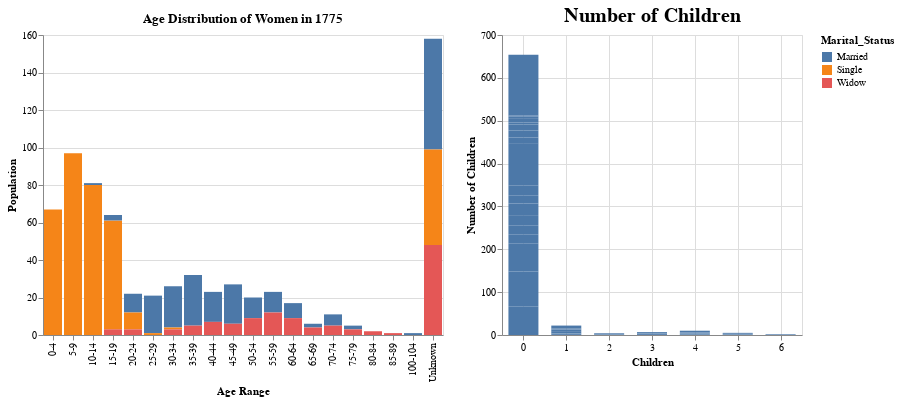

The code cell stored with this chart in its notebook:
### Code cell
# create number of children bar chart



barChar_2 = alt.Chart(grouped_2).mark_bar(size=30).encode(
    x = alt.X("Children:Q"),
    y = alt.Y("Count:Q", title="Number of Children"),
    tooltip=["Children", "Count"]
).properties(
    title=alt.TitleParams(text="Number of Children", fontSize=20)
).transform_filter(brush)

barChar | barChar_2

### Figure 1 — Vega-Lite specification as saved in the notebook (floating-point values rounded to 4 significant figures)
{"config": {"view": {"continuousWidth": 300, "continuousHeight": 300}}, "hconcat": [{"data": {"name": "data-e0e28c99537e1660b59276809a69f0e3"}, "mark": {"type": "bar"}, "encoding": {"color": {"field": "Marital_Status", "type": "nominal"}, "tooltip": [{"field": "Marital_Status", "type": "nominal"}, {"field": "Count", "type": "quantitative"}], "x": {"field": "Age Range", "sort": ["0-4", "5-9", "10-14", "15-19", "20-24", "25-29", "30-34", "35-39", "40-44", "45-49", "50-54", "55-59", "60-64", "65-69", "70-74", "75-79", "80-84", "85-89", "100-104", "Unknown"], "type": "nominal"}, "y": {"aggregate": "sum", "field": "Count", "title": "Population", "type": "quantitative"}}, "name": "view_1", "title": "Age Distribution of Women in 1775"}, {"data": {"name": "data-b10be8c1080152fb7f23bc471a8067ae"}, "mark": {"type": "bar", "size": 30}, "encoding": {"tooltip": [{"field": "Children", "type": "quantitative"}, {"field": "Count", "type": "quantitative"}], "x": {"field": "Children", "type": "quantitative"}, "y": {"field": "Count", "title": "Number of Children", "type": "quantitative"}}, "title": {"text": "Number of Children", "fontSize": 20}, "transform": [{"filter": {"param": "param_1"}}]}], "params": [{"name": "param_1", "select": {"type": "interval"}, "views": ["view_1"]}], "$schema": "https://vega.github.io/schema/vega-lite/v5.8.0.json", "datasets": {"data-e0e28c99537e1660b59276809a69f0e3": [{"Age Range": "0-4", "Marital_Status": "Single", "Count": 67}, {"Age Range": "10-14", "Marital_Status": "Married", "Count": 1}, {"Age Range": "10-14", "Marital_Status": "Single", "Count": 80}, {"Age Range": "100-104", "Marital_Status": "Married", "Count": 1}, {"Age Range": "15-19", "Marital_Status": "Married", "Count": 3}, {"Age Range": "15-19", "Marital_Status": "Single", "Count": 58}, {"Age Range": "15-19", "Marital_Status": "Widow", "Count": 3}, {"Age Range": "20-24", "Marital_Status": "Married", "Count": 10}, {"Age Range": "20-24", "Marital_Status": "Single", "Count": 9}, {"Age Range": "20-24", "Marital_Status": "Widow", "Count": 3}, {"Age Range": "25-29", "Marital_Status": "Married", "Count": 20}, {"Age Range": "25-29", "Marital_Status": "Single", "Count": 1}, {"Age Range": "30-34", "Marital_Status": "Married", "Count": 22}, {"Age Range": "30-34", "Marital_Status": "Single", "Count": 1}, {"Age Range": "30-34", "Marital_Status": "Widow", "Count": 3}, {"Age Range": "35-39", "Marital_Status": "Married", "Count": 27}, {"Age Range": "35-39", "Marital_Status": "Widow", "Count": 5}, {"Age Range": "40-44", "Marital_Status": "Married", "Count": 16}, {"Age Range": "40-44", "Marital_Status": "Widow", "Count": 7}, {"Age Range": "45-49", "Marital_Status": "Married", "Count": 21}, {"Age Range": "45-49", "Marital_Status": "Widow", "Count": 6}, {"Age Range": "5-9", "Marital_Status": "Single", "Count": 97}, {"Age Range": "50-54", "Marital_Status": "Married", "Count": 11}, {"Age Range": "50-54", "Marital_Status": "Widow", "Count": 9}, {"Age Range": "55-59", "Marital_Status": "Married", "Count": 11}, {"Age Range": "55-59", "Marital_Status": "Widow", "Count": 12}, {"Age Range": "60-64", "Marital_Status": "Married", "Count": 8}, {"Age Range": "60-64", "Marital_Status": "Widow", "Count": 9}, {"Age Range": "65-69", "Marital_Status": "Married", "Count": 2}, {"Age Range": "65-69", "Marital_Status": "Widow", "Count": 4}, {"Age Range": "70-74", "Marital_Status": "Married", "Count": 6}, {"Age Range": "70-74", "Marital_Status": "Widow", "Count": 5}, {"Age Range": "75-79", "Marital_Status": "Married", "Count": 2}, {"Age Range": "75-79", "Marital_Status": "Widow", "Count": 3}, {"Age Range": "80-84", "Marital_Status": "Widow", "Count": 2}, {"Age Range": "85-89", "Marital_Status": "Widow", "Count": 1}, {"Age Range": "Unknown", "Marital_Status": "Married", "Count": 59}, {"Age Range": "Unknown", "Marital_Status": "Single", "Count": 51}, {"Age Range": "Unknown", "Marital_Status": "Widow", "Count": 48}], "data-b10be8c1080152fb7f23bc471a8067ae": [{"Age Range": "0-4", "Children": 0, "Count": 67}, {"Age Range": "10-14", "Children": 0, "Count": 81}, {"Age Range": "100-104", "Children": 0, "Count": 1}, {"Age Range": "15-19", "Children": 0, "Count": 64}, {"Age Range": "20-24", "Children": 0, "Count": 21}, {"Age Range": "20-24", "Children": 4, "Count": 1}, {"Age Range": "25-29", "Children": 0, "Count": 21}, {"Age Range": "30-34", "Children": 0, "Count": 23}, {"Age Range": "30-34", "Children": 2, "Count": 1}, {"Age Range": "30-34", "Children": 3, "Count": 2}, {"Age Range": "35-39", "Children": 0, "Count": 29}, {"Age Range": "35-39", "Children": 4, "Count": 2}, {"Age Range": "35-39", "Children": 5, "Count": 1}, {"Age Range": "40-44", "Children": 0, "Count": 18}, {"Age Range": "40-44", "Children": 1, "Count": 2}, {"Age Range": "40-44", "Children": 4, "Count": 1}, {"Age Range": "40-44", "Children": 5, "Count": 1}, {"Age Range": "40-44", "Children": 6, "Count": 1}, {"Age Range": "45-49", "Children": 0, "Count": 24}, {"Age Range": "45-49", "Children": 1, "Count": 1}, {"Age Range": "45-49", "Children": 3, "Count": 1}, {"Age Range": "45-49", "Children": 4, "Count": 1}, {"Age Range": "5-9", "Children": 0, "Count": 97}, {"Age Range": "50-54", "Children": 0, "Count": 15}, {"Age Range": "50-54", "Children": 1, "Count": 1}, {"Age Range": "50-54", "Children": 2, "Count": 1}, {"Age Range": "50-54", "Children": 3, "Count": 1}, {"Age Range": "50-54", "Children": 4, "Count": 1}, {"Age Range": "50-54", "Children": 5, "Count": 1}, {"Age Range": "55-59", "Children": 0, "Count": 16}, {"Age Range": "55-59", "Children": 1, "Count": 5}, {"Age Range": "55-59", "Children": 3, "Count": 1}, {"Age Range": "55-59", "Children": 4, "Count": 1}, {"Age Range": "60-64", "Children": 0, "Count": 14}, {"Age Range": "60-64", "Children": 1, "Count": 3}, {"Age Range": "65-69", "Children": 0, "Count": 5}, {"Age Range": "65-69", "Children": 1, "Count": 1}, {"Age Range": "70-74", "Children": 0, "Count": 10}, {"Age Range": "70-74", "Children": 1, "Count": 1}, {"Age Range": "75-79", "Children": 0, "Count": 4}, {"Age Range": "75-79", "Children": 1, "Count": 1}, {"Age Range": "80-84", "Children": 0, "Count": 2}, {"Age Range": "85-89", "Children": 0, "Count": 1}, {"Age Range": "Unknown", "Children": 0, "Count": 141}, {"Age Range": "Unknown", "Children": 1, "Count": 7}, {"Age Range": "Unknown", "Children": 2, "Count": 2}, {"Age Range": "Unknown", "Children": 3, "Count": 2}, {"Age Range": "Unknown", "Children": 4, "Count": 3}, {"Age Range": "Unknown", "Children": 5, "Count": 2}, {"Age Range": "Unknown", "Children": 6, "Count": 1}]}}
